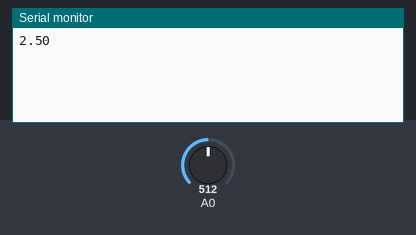
Bench run of a sketch on a simulated Arduino Uno, built with avr-gcc and run on an emulated ATmega328P. On the bench: the last lines printed to the serial monitor. Inputs (shaded band) come from the test bench; at power-on: A0 = 512.

Above: at 1.2 s.
1.3 s: A0 set to 716
At 2.6 s:
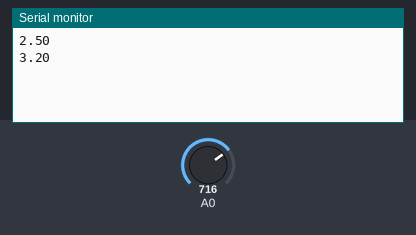
2.8 s: A0 set to 900
At 3.5 s:
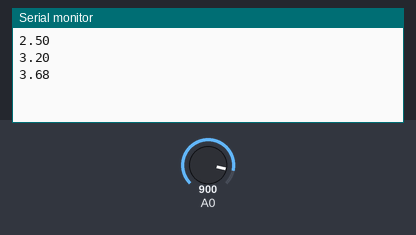
Timing chart, 0 to 5.8 s (numbered marks = the images above; inputs shaded):
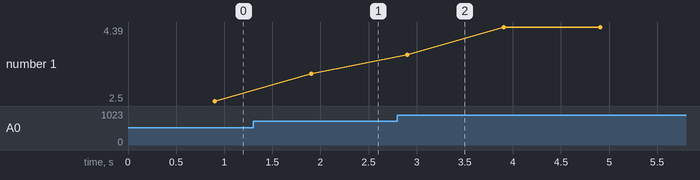

The sketch:

PotentialDivider.ino
```cpp
// C++ code
//


int totalSensorValue = 0;
int loopCounter = 1;


void setup() {


  pinMode(A0, INPUT);
  Serial.begin(9600);

}

void loop() {


 int sensorValue = analogRead(A0);

 totalSensorValue += sensorValue;


  if (loopCounter == 10) {

    float averageSensorValue = totalSensorValue / 10.0;

    float averageVoltage = averageSensorValue * (5.0/1024.0);

    Serial.println(averageVoltage);

    totalSensorValue = 0;

    loopCounter = 0;

  }


  loopCounter ++;

  delay(100);


}
```

Measured:
- after the input at 1.3 s, the serial monitor: prints a new line after 0.60 s (image 1)
- after the input at 2.8 s, the serial monitor: prints a new line after 0.10 s (image 2)
- plotted number 1: 2.5 → 3.2 after the input at 1.3 s, 3.2 → 4.39 after the input at 2.8 s
